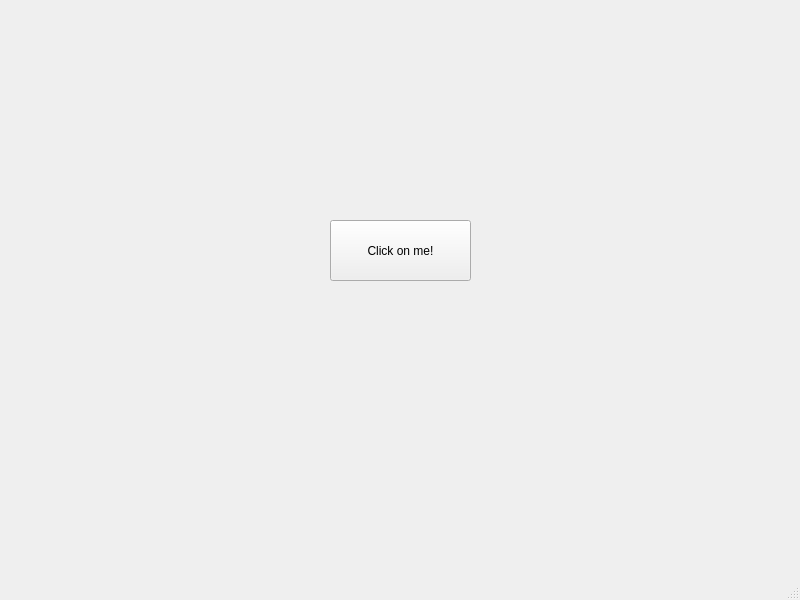
<?xml version="1.0" encoding="UTF-8"?>
<ui version="4.0">
 <class>MainWindow</class>
 <widget class="QMainWindow" name="MainWindow">
  <property name="geometry">
   <rect>
    <x>0</x>
    <y>0</y>
    <width>800</width>
    <height>600</height>
   </rect>
  </property>
  <property name="windowTitle">
   <string>MainWindow</string>
  </property>
  <widget class="QWidget" name="centralwidget">
   <widget class="QPushButton" name="pushButton">
    <property name="geometry">
     <rect>
      <x>330</x>
      <y>220</y>
      <width>141</width>
      <height>61</height>
     </rect>
    </property>
    <property name="text">
     <string>Click on me!</string>
    </property>
   </widget>
  </widget>
  <widget class="QMenuBar" name="menubar">
   <property name="geometry">
    <rect>
     <x>0</x>
     <y>0</y>
     <width>800</width>
     <height>26</height>
    </rect>
   </property>
  </widget>
  <widget class="QStatusBar" name="statusbar"/>
 </widget>
 <resources/>
 <connections/>
</ui>
